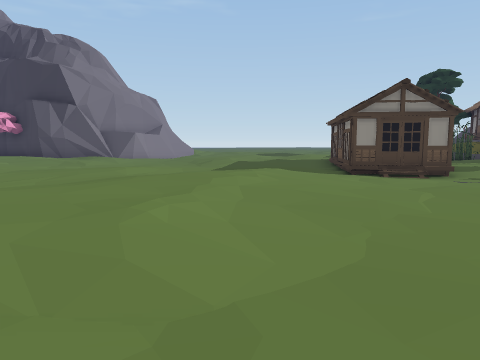
[1] (above)

24 first-person views from a walk through a 3-D level made in the Unity game engine. The camera is 1.3 m above the floor, tilts 6° down and sees 70° across. The floor is counted in squares, 2 m on a side. Each view is taken from the middle of a square. On the plan, view 1 faces up. The plan holds only what a view shows up to about 10 squares ahead; the rest is blank. The place goes on beyond the plan. The player is left out.

[2]
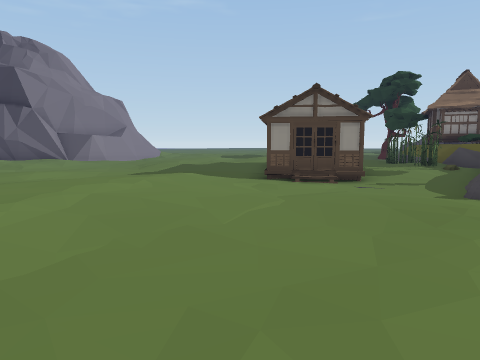

[3]
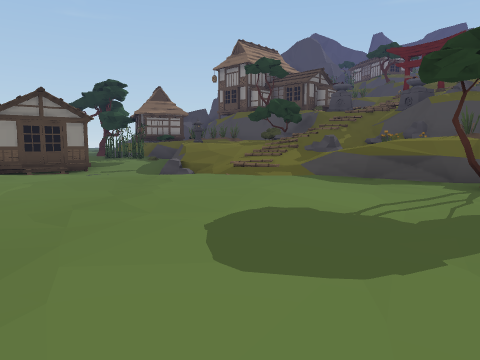

[4]
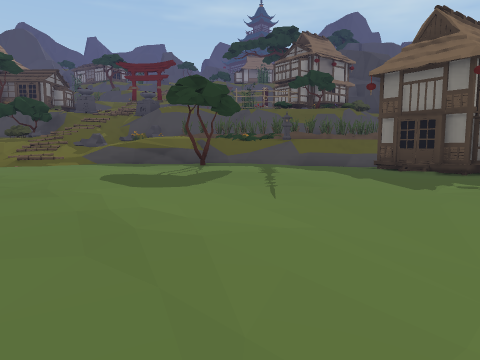

[5]
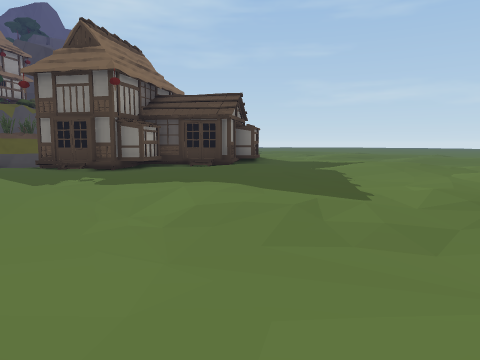

[6]
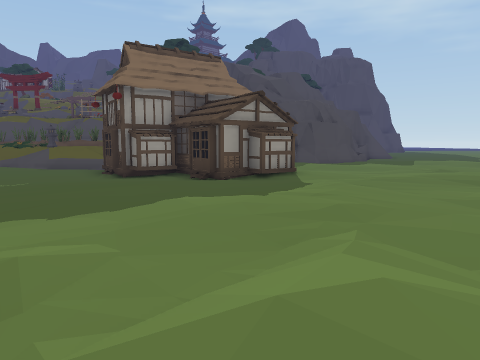

[7]
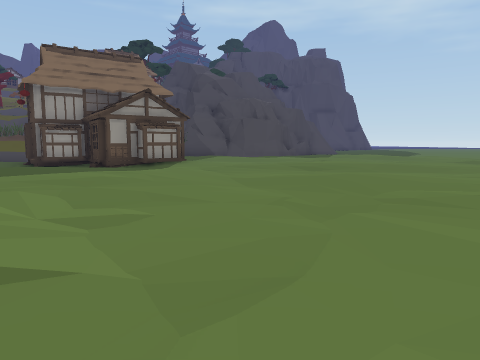

[8]
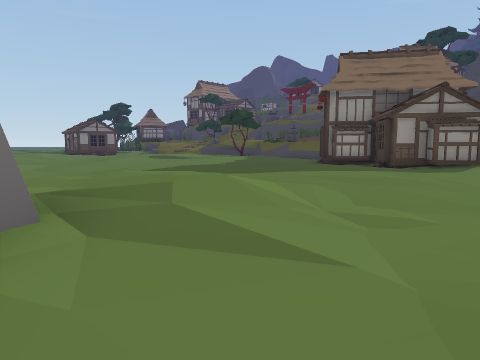

[9]
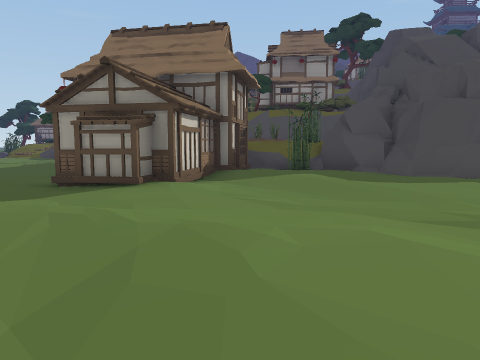

[10]
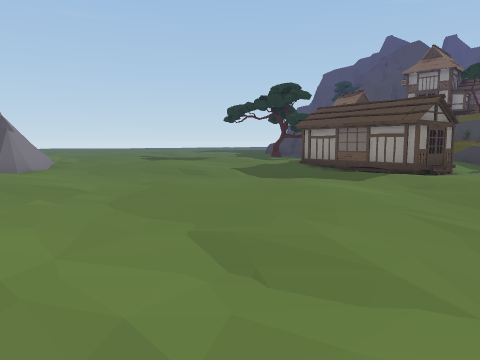

[11]
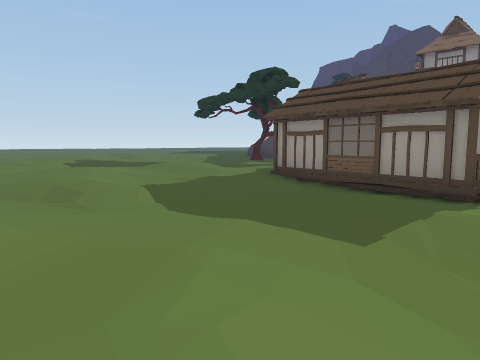

[12]
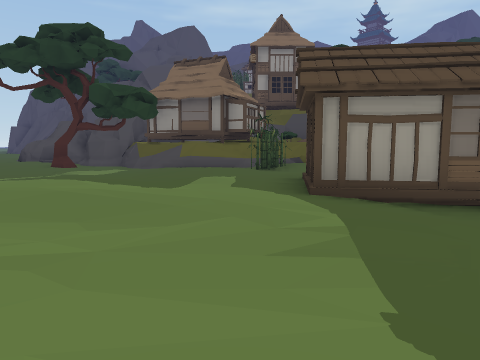

[13]
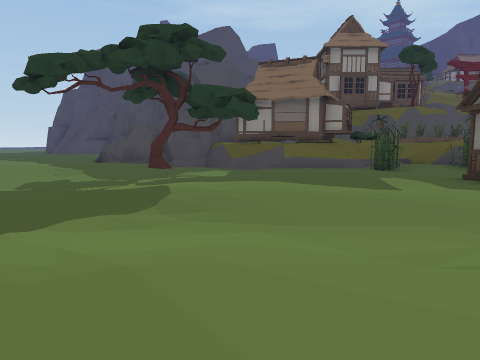

[14]
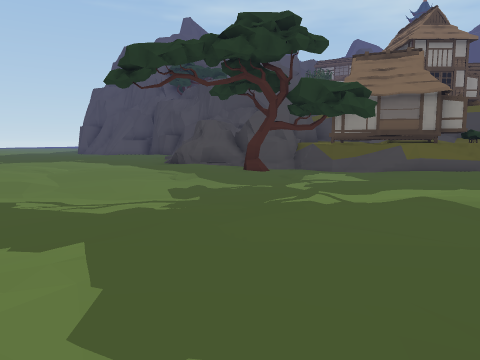

[15]
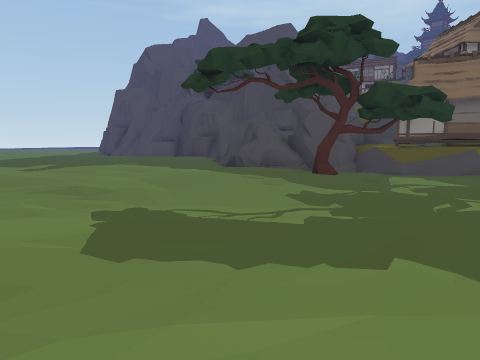

[16]
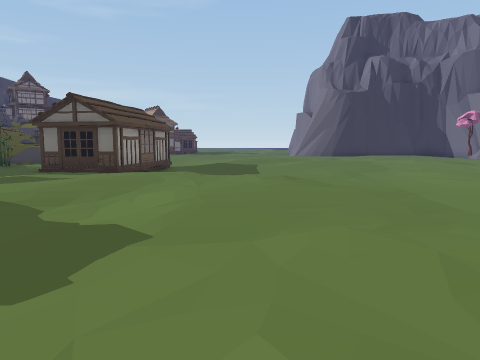

[17]
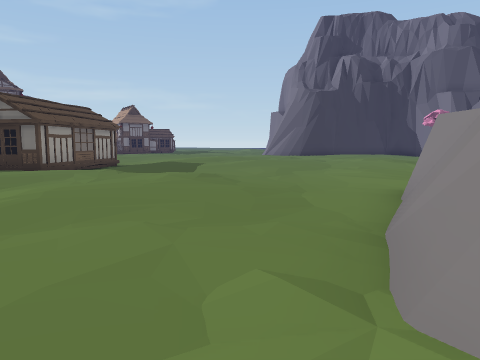

[18]
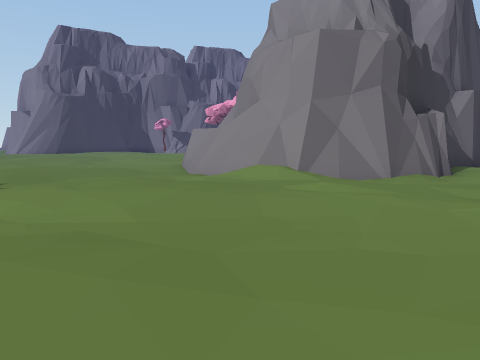

[19]
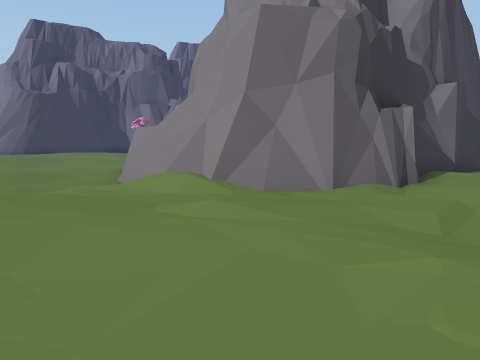

[20]
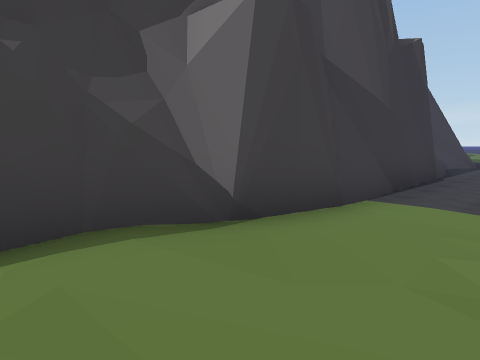

[21]
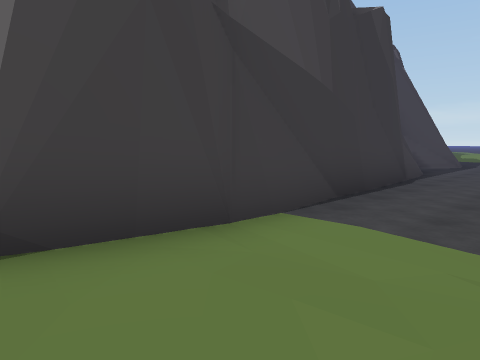

[22]
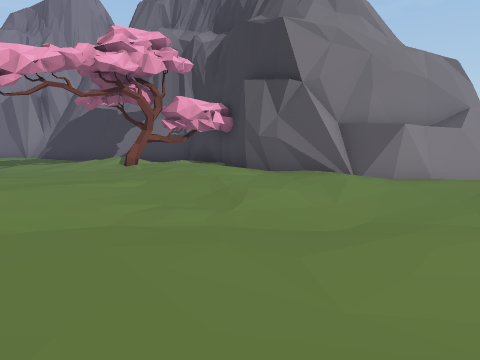

[23]
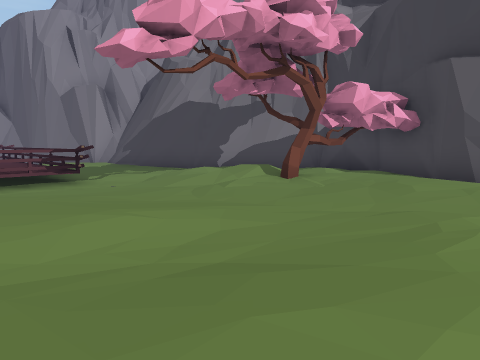

[24]
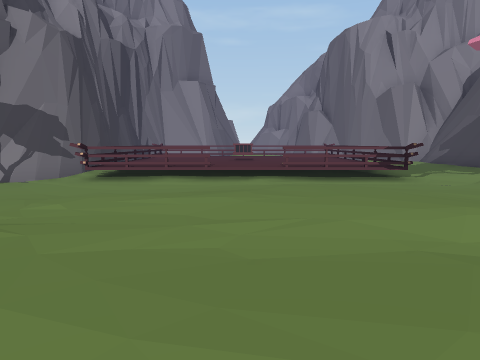

### Floor plan
Key: @ floor where view 1 was taken; # wall or solid block; . main floor; : floor 0.25 m higher than the main floor; - floor 0.25 m lower than the main floor; + floor 0.5 m higher than the main floor; * floor 1 m higher than the main floor; % floor 1.25 m higher than the main floor; & floor 1.5 m higher than the main floor; / step, stairs or slope; = window, fence, low wall or low ledge; ^ raised ledge; R rock; T tree; L lantern; H thing the floor can be seen under or through; O other object.
Columns run from 19 left of view 1 to 10 right of it. Each row starts with its distance up from view 1.
 25       --....    :...:.  ..::::
 24  -------...:::::::..:: ..:::/:
 23 ------//-.::###::::.::/.......
 22 ###############//::/....-...:.
 21               ^#//::/...-.....
 20                ^//::::..--./..
 19                #/.....:...-..T
 18                #......::/.-/-T
 17               ##-..:/./:...---
 16        ####  ##.-..::.::...-/#
 15        :::####/.-..:.:::....=#
 14        /T::/...--.....::/::.=#
 13   # ////T::::..---...::::::.#O
 12   ...///..::::/---///:###.OO*O
 11   ...//......./..---./#  ..:=
 10  ####--....:/.....--..#  :OO#
  9  +++#-../:.:/......../#  :: #
  8    +H-..::.::..:::../.###//
  7   ++H-..::.::..::..::..---
  6   +++-..:..::.:..:::/.---==
  5   ++#--/..::::...::/..../R
  4    +#--///:     :::/.....//%&
  3   ==#--..        ::.....://*&
  2   ###--.         ./...::::=R%O
  1    ##             ...::::.## O
  0     #              @.:::...=&#
 -1                   ..:.....T=
 -2                 /-.....::..O
 -3                 --.....::..L
 -4                 -----......#
 -5                 --//.......=
 -6                 //.::...-###
 -7                 /:..::..O#
 -8                :::..::/.O#
 -9                /:/::./:/##
-10               #///::/..##### O
-11               #////:::.O##/: .
-12               ///../:::::.:::.
-13               .-......::..::./
-14                ..../:.::..:::=
-15                 ...::.::.:::/
-16                   .:::::.:

Where each view was taken, in squares from view 1:
view 1: 0 up, 0 right, facing up
view 2: 0 up, 2 right, facing up
view 3: 2 down, 1 right, facing up-right
view 4: 2 down, 2 left, facing right
view 5: 3 down, 3 left, facing down-right
view 6: 10 down, 4 left, facing right
view 7: 13 down, 5 left, facing right
view 8: 13 down, 5 left, facing up-right
view 9: 16 down, 2 right, facing up-right
view 10: 5 up, 7 left, facing up-right
view 11: 7 up, 3 left, facing up-right
view 12: 13 up, 1 left, facing right
view 13: 16 up, 1 left, facing right
view 14: 19 up, 0 right, facing right
view 15: 21 up, 0 right, facing right
view 16: 21 up, 0 right, facing down
view 17: 21 up, 2 left, facing down
view 18: 25 up, 2 right, facing down-left
view 19: 25 up, 0 right, facing down-left
view 20: 25 up, 8 left, facing down-left
view 21: 25 up, 10 left, facing down-left
view 22: 8 up, 2 left, facing up-left
view 23: 7 up, 7 left, facing up-left
view 24: 6 up, 7 left, facing left
